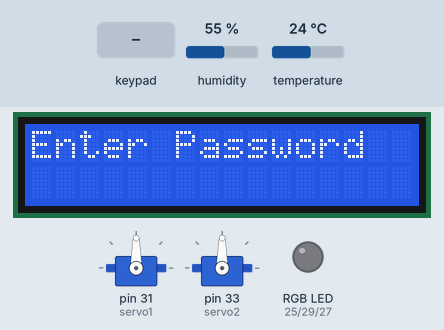
The sketch below on a simulated Arduino Mega 2560, built with avr-gcc and run on an emulated ATmega2560. Shown: 16×2 character LCD, 2 × servo, an RGB LED mixed from three pins (HIGH = lit). The test bench sets the inputs (shaded band); at power-on: humidity 55 %, temperature 24 °C.

Above: at 1.2 s.
1.3 s: keypad keys 1 2 3 A 4 5 6 # pressed 0.4 s apart
At 4.1 s:
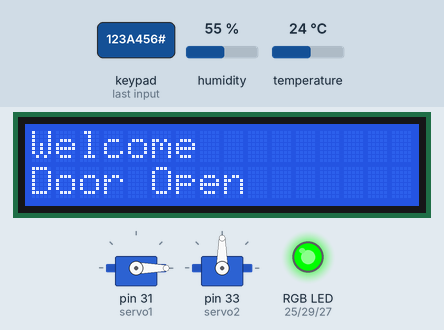
6.0 s: keypad keys 1 2 3 A 4 5 6 * pressed 0.4 s apart
At 10.3 s:
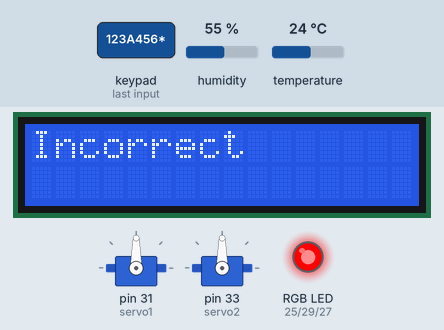
10.7 s: key 'A' pressed
At 12.3 s:
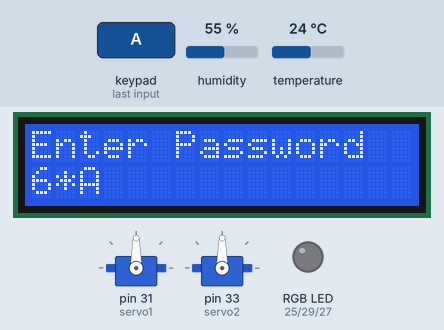
12.9 s: key 'B' pressed
At 13.6 s:
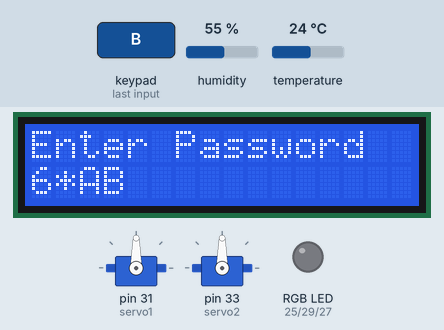
14.4 s: key 'C' pressed
At 15.6 s:
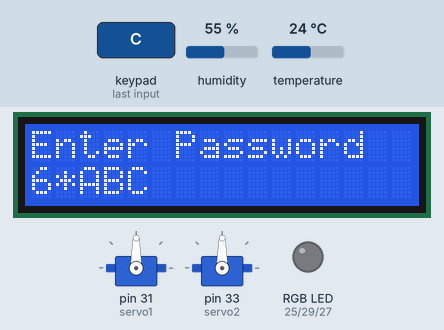
15.9 s: keypad keys 1 2 3 A 4 5 6 A pressed 0.4 s apart
At 19.1 s:
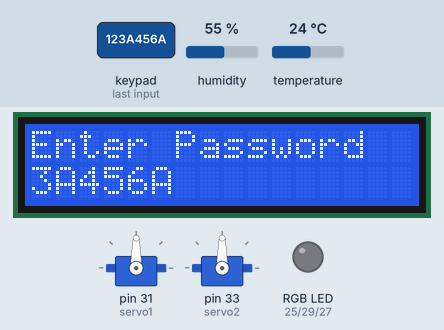
Timing chart, 0 to 20.6 s (numbered marks = the images above; inputs shaded):
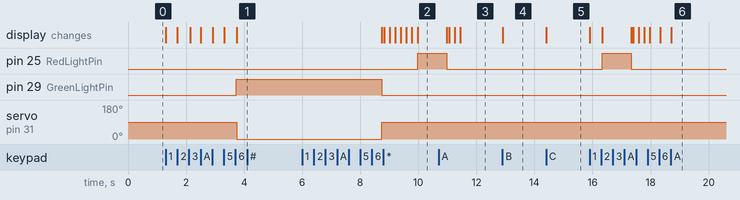

The sketch:

double_lock.ino
```cpp
#include <LiquidCrystal_I2C.h>
#include <Servo.h>
#include <Wire.h>
#include <Keypad.h>
#include "DHT.h"

#define Password_Length 8
#define DHTPIN 23
#define DHTTYPE DHT11

DHT dht(DHTPIN, DHTTYPE);
Servo servo1;
Servo servo2;
int pos = 90;
int openPos = 0;
int closePos = 90;

char Data[Password_Length];
char Master[Password_Length] = "123A456";
byte data_count = 0, master_count = 0;
bool Pass_is_good;
char customKey;

const byte ROWS = 4;
const byte COLS = 4;

char hexaKeys[ROWS][COLS] = {
  {'1', '2', '3', 'A'},
  {'4', '5', '6', 'B'},
  {'7', '8', '9', 'C'},
  {'*', '0', '#', 'D'}
};

byte rowPins[ROWS] = {9, 8, 7, 6};
byte colPins[COLS] = {5, 4, 3, 2};

Keypad customKeypad = Keypad(makeKeymap(hexaKeys), rowPins, colPins, ROWS, COLS);

LiquidCrystal_I2C lcd(0x27, 16, 2);

int RedLightPin = 25;
int GreenLightPin = 29;
int BlueLightPin = 27;

void setup() {
  lcd.begin();
  lcd.backlight();
  dht.begin();
  Serial3.begin(9600);
  Serial.begin(9600);

  pinMode(RedLightPin, OUTPUT);
  pinMode(GreenLightPin, OUTPUT);
  pinMode(BlueLightPin, OUTPUT);

  servo1.attach(31);
  servo2.attach(33);
  servo1.write(pos);
  servo2.write(pos);
  pos = closePos;
}

void loop() {
  // Read Temperature and Humidity from DHT11 Sensor
  float temp = dht.readTemperature();
  float hum = dht.readHumidity();

  // Send Temperature and Humidity Data to MIT App via Bluetooth
  Serial3.print(temp);
  Serial3.print(";");
  Serial3.print(hum);
  Serial3.print(";");

  if(Serial3.available() > 0) {
    int phone_data = Serial3.read();
    Serial.print(phone_data);
    if(phone_data == 1) {
      lcd.setCursor(0, 0);
      lcd.print("Welcome         ");
      servo2.write(openPos);
      RGBColor(0, 255, 0); // Green LED Light Up
      lcd.setCursor(0, 1);
      lcd.print("Door Open");
      delay(2000);
      RGBColor(0, 0, 0); // LED Light OFF
      lcd.setCursor(0, 1);
      lcd.print("                ");
    }
    else if(phone_data == 0) {
      lcd.setCursor(0, 0);
      lcd.print("Good Bye        ");
      servo2.write(closePos);
      RGBColor(255, 0, 0); // Red LED Light Up
      lcd.setCursor(0, 1);
      lcd.print("Door Close");
      delay(2000);
      RGBColor(0, 0, 0); // LED Light OFF
      lcd.setCursor(0, 1);
      lcd.print("                ");
    }
  }

  // Keypad Door System
  lcd.setCursor(0, 0);
  lcd.print("Enter Password ");

  customKey = customKeypad.getKey();
  if (customKey){
    Data[data_count] = customKey;
    lcd.setCursor(data_count,1);
    lcd.print(Data[data_count]);
    data_count++;
  }

  if(data_count == Password_Length-1){
    lcd.clear();

    if(!strcmp(Data, Master)){
      lcd.setCursor(0, 0);
      lcd.print("Welcome         ");
      servo1.write(openPos);
      RGBColor(0, 255, 0); // Blue LED Light Up
      lcd.setCursor(0, 1);
      lcd.print("Door Open       ");
      delay(5000);
      RGBColor(0, 0, 0); // LED Light OFF
      servo1.write(closePos);
    }
    else{
      lcd.print("Incorrect       ");
      RGBColor(255, 0, 0); // Red LED Light Up
      delay(1000);
      RGBColor(0, 0, 0); // LED Light OFF
    }
      lcd.clear();
      clearData();
  }
}

void clearData(){
  while(data_count !=0){
    Data[data_count--] = 0;
  }
  return;
}

void RGBColor(int RedLightValue, int GreenLightValue, int BlueLightValue) {
  analogWrite(RedLightPin, RedLightValue);
  analogWrite(GreenLightPin, GreenLightValue);
  analogWrite(BlueLightPin, BlueLightValue);
}
```

Measured:
- after the input at 1.3 s, pin 29 (GreenLightPin): LOW → HIGH after 2.4 s; servo on pin 31 (servo1): 90° → 0° after 2.4 s; the display: first changes at once (image 1 shows a later state)
- after the input at 6.0 s, pin 25 (RedLightPin): LOW → HIGH after 4.0 s
- after the input at 10.7 s, the display: first differs from a run without the input after 0.74 s (image 3)
- after the input at 12.9 s, the display: changes at once (image 4)
- after the input at 14.4 s, the display: changes at once (image 5)
- after the input at 15.9 s, pin 25 (RedLightPin): LOW → HIGH after 0.43 s, → LOW 1.0 s later; the display: first changes at once (image 6 shows a later state)
